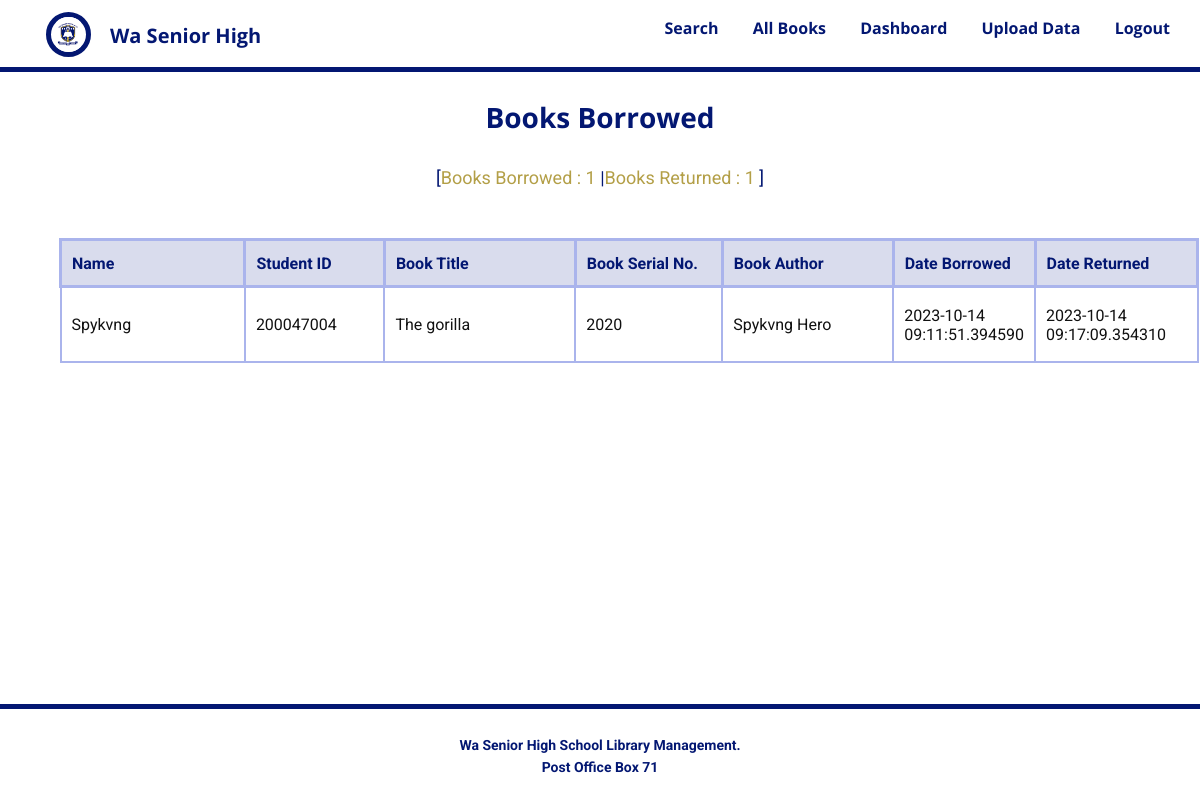
The page /books-borrowed (signed in) on the database as committed earlier.
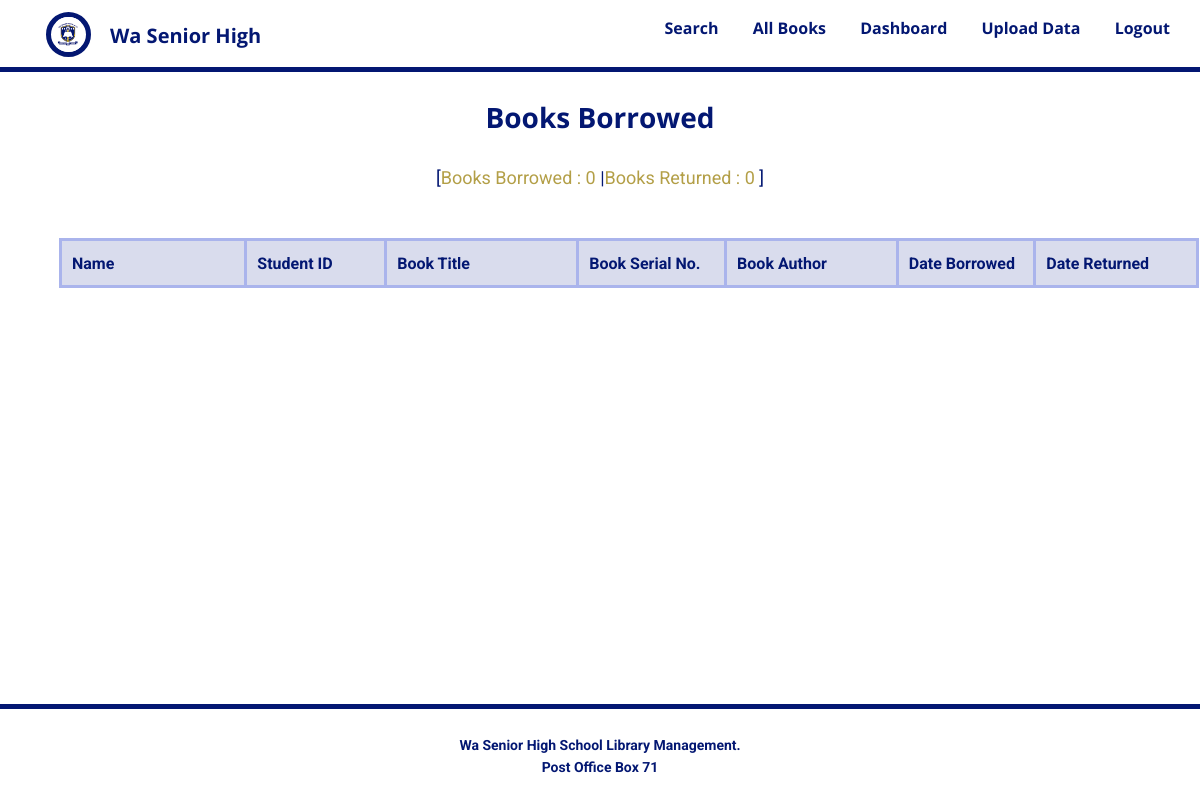
The same page on the database as committed later.
### database.py (models this page shows, shortened)
class Borrow(db.Model):
    id = db.Column(db.Integer, primary_key=True)
    title = db.Column(db.String(60), unique=False, nullable=False)
    serial_no = db.Column(db.String(60), unique=False, nullable=False)
    status = db.Column(db.String(60), unique=False, nullable=False)
    author = db.Column(db.String(60), unique=True, nullable=False)
    publisher = db.Column(db.String(60), unique=False, nullable=False)
    borrowed_by = db.Column(db.String(60), unique=False, nullable=False)
    student_name = db.Column(db.String(60), unique=False, nullable=False)
    borrowed_date = db.Column(db.String(20), unique=False, nullable=False, default=datetime.utcnow())
    returned_date = db.Column(db.DateTime, unique=False, nullable=True)

### routes.py (the view)
@app.route('/books-borrowed', methods=['GET', 'POST'])
@login_required
def books_borrowed():
    books = Borrow.query.all()
    total_borrowed_books = Borrow.query.count()
    total_returned_books = Borrow.query.filter_by(status='Returned').count()
    return render_template('Books-borrowed.html', title='Books Borrowed', books=books, total_borrowed_books=total_borrowed_books, total_returned_books=total_returned_books)

### routes.py (called while the page is built)
@login_manager.user_loader
def load_user(user_id):
    return Admin.query.get(int(user_id))

### templates/Books-borrowed.html
{% extends 'Base.html' %} {% block head %}
<link
  href="{{ url_for('static', filename='Tables.css') }}"
  media="screen"
  rel="stylesheet"
/>
{% endblock %} {% block content %}
<section class="u-clearfix u-section-1" id="sec-921f">
    <div class="u-clearfix u-sheet u-sheet-1">
      <h3 class="u-align-center u-text u-text-custom-color-1 u-text-default u-text-1">Books Borrowed</h3>
      <p class="u-align-center u-text u-text-custom-color-3 u-text-default u-text-2">
        <span class="u-text-custom-color-1">[</span> Books Borrowed : {{total_borrowed_books}} <span class="u-text-custom-color-1">|</span> Books Returned : {{total_returned_books}} <span class="u-text-custom-color-1">]</span>
      </p>
      <div class="custom-expanded u-table u-table-responsive u-table-1">
        <table class="u-table-entity">
          <colgroup>
            <col width="16.3%">
            <col width="12.3%">
            <col width="16.9%">
            <col width="13%">
            <col width="15.1%">
            <col width="12.1%">
            <col width="14.299999999999997%">
          </colgroup>
          <thead class="u-custom-color-2 u-table-header u-text-custom-color-1 u-table-header-1">
            <tr style="height: 47px;">
              <th class="u-border-3 u-border-custom-color-5 u-table-cell u-table-cell-1">Name</th>
              <th class="u-border-3 u-border-custom-color-5 u-table-cell u-table-cell-2">Student ID</th>
              <th class="u-border-3 u-border-custom-color-5 u-table-cell u-table-cell-3">Book Title</th>
              <th class="u-border-3 u-border-custom-color-5 u-table-cell u-table-cell-4">Book Serial No.</th>
              <th class="u-border-3 u-border-custom-color-5 u-table-cell u-table-cell-5">Book Author</th>
              <th class="u-border-3 u-border-custom-color-5 u-table-cell u-table-cell-6">Date Borrowed</th>
              <th class="u-border-3 u-border-custom-color-5 u-table-cell u-table-cell-7">Date Returned</th>
            </tr>
          </thead>
          <tbody class="u-table-body">
            {% for book in books %}
            <tr style="height: 75px;">
              <td class="u-border-2 u-border-custom-color-5 u-table-cell u-table-cell-8">{{book.student_name}}</td>
              <td class="u-border-2 u-border-custom-color-5 u-table-cell">{{book.borrowed_by}}</td>
              <td class="u-border-2 u-border-custom-color-5 u-table-cell">{{book.title}}</td>
              <td class="u-border-2 u-border-custom-color-5 u-table-cell">{{book.serial_no}}</td>
              <td class="u-border-2 u-border-custom-color-5 u-table-cell">{{book.author}}</td>
              <td class="u-border-2 u-border-custom-color-5 u-table-cell">{{book.borrowed_date}}</td>
              <td class="u-border-2 u-border-custom-color-5 u-table-cell">{{book.returned_date}}<br>
              </td>
            </tr>
            {% endfor %}
          </tbody>
        </table>
      </div>
      <p class="u-align-center u-text u-text-default u-text-3">&nbsp;&nbsp;</p>
    </div>
  </section>
{% endblock %}

### templates/Base.html (shortened to what this page needs)
<html lang="en" style="font-size: 16px">
  <head>
    <link
      href="{{ url_for('static', filename='nicepage.css') }}"
      media="all"
      rel="stylesheet"
    />
    {% block head %}{% endblock %}
    <link
      rel="stylesheet"
      href="https://cdn.jsdelivr.net/npm/bootstrap@5.2.3/dist/css/bootstrap.min.css"
    />
  </head>
  <body class="u-body u-xl-mode" data-lang="en" data-path-to-root="./">
    <header
      class="u-border-5 u-border-custom-color-1 u-border-no-left u-border-no-right u-border-no-top u-clearfix u-header u-header"
      id="sec-ab80"
    >
      <div class="u-clearfix u-sheet u-sheet-1">
        <nav class="u-menu u-menu-dropdown u-offcanvas u-menu-1">
          <div class="u-custom-menu u-nav-container">
            <ul
              class="u-custom-font u-font-open-sans u-nav u-spacing-30 u-unstyled u-nav-1"
            >
              <li class="u-nav-item">
                <a
                  class="u-border-2 u-border-active-palette-1-base u-border-hover-palette-1-base u-border-no-left u-border-no-right u-border-no-top u-button-style u-nav-link u-text-active-custom-color-3 u-text-custom-color-1 u-text-hover-custom-color-2"
                  style="padding: 10px 0px"
                  >Search</a
                >
              </li>
              <li class="u-nav-item">
                <a
                  href="{{url_for('all_books')}}"
                  class="u-border-2 u-border-active-palette-1-base u-border-hover-palette-1-base u-border-no-left u-border-no-right u-border-no-top u-button-style u-nav-link u-text-active-custom-color-3 u-text-custom-color-1 u-text-hover-custom-color-2"
                  style="padding: 10px 0px"
                  >All Books</a
                >
              </li>
              {% if current_user.is_authenticated %}
              <li class="u-nav-item">
                <a
                  class="u-border-2 u-border-active-palette-1-base u-border-hover-palette-1-base u-border-no-left u-border-no-right u-border-no-top u-button-style u-nav-link u-text-active-custom-color-3 u-text-custom-color-1 u-text-hover-custom-color-2"
                  href="{{url_for('dashboard')}}"
                  style="padding: 10px 0px"
                  >Dashboard</a
                >
              </li>
              <li class="u-nav-item">
                <a
                  class="u-border-2 u-border-active-palette-1-base u-border-hover-palette-1-base u-border-no-left u-border-no-right u-border-no-top u-button-style u-nav-link u-text-active-custom-color-3 u-text-custom-color-1 u-text-hover-custom-color-2"
                  style="padding: 10px 0px"
                  >Upload Data</a
                >
              </li>
              <li class="u-nav-item">
                <a
                  class="u-border-2 u-border-active-palette-1-base u-border-hover-palette-1-base u-border-no-left u-border-no-right u-border-no-top u-button-style u-nav-link u-text-active-custom-color-3 u-text-custom-color-1 u-text-hover-custom-color-2"
                  href="{{url_for('logout')}}"
                  style="padding: 10px 0px"
                  >Logout</a
                >
              </li>
              {% endif %}
            </ul>
          </div>
        </nav>
        <img
          alt=""
          class="u-border-5 u-border-custom-color-1 u-image u-image-circle u-image-contain u-image-1"
          data-href="Home.html"
          data-image-height="267"
          data-image-width="189"
          src="{{ url_for('static', filename='images/images.png') }}"
        />
        <h5
          class="u-custom-font u-font-open-sans u-text u-text-custom-color-1 u-text-default u-text-1"
        >
          <a
            class="u-active-none u-border-none u-btn u-button-link u-button-style u-hover-none u-none u-text-custom-color-1 u-btn-1"
            href="{{url_for('login_student')}}"
            >Wa Senior High</a
          >
        </h5>
      </div>
    </header>
    {% block content %} {% endblock %}
    <footer
      class="u-align-center u-border-5 u-border-custom-color-1 u-border-no-bottom u-border-no-left u-border-no-right u-clearfix u-custom-color-4 u-footer u-footer"
      id="sec-cfa5"
    >
      <div class="u-clearfix u-sheet u-valign-middle u-sheet-1">
        <p
          class="u-small-text u-text u-text-custom-color-1 u-text-variant u-text-1"
        >
          Wa Senior High School Library Management.<br />Post Office Box 71
        </p>
      </div>
    </footer>
  </body>
</html>

### static/Tables.css (style rules this page uses)
.u-section-1 .u-sheet-1 { min-height: 632px; }
.u-section-1 .u-text-1 { font-weight: 700; width: 295px; margin: 29px auto 0; }
.u-section-1 .u-text-2 { margin: 29px auto 0; }
.u-section-1 .u-table-1 { width: 1140px; margin: 46px -29px 0 auto; }
.u-section-1 .u-table-header-1 { font-weight: 700; background-image: none; }
.u-section-1 .u-table-cell-1 { border-style: solid; }
.u-section-1 .u-table-cell-2 { border-style: solid; }
.u-section-1 .u-table-cell-3 { border-style: solid; }
.u-section-1 .u-table-cell-4 { border-style: solid; }
.u-section-1 .u-table-cell-5 { border-style: solid; }
.u-section-1 .u-table-cell-6 { border-style: solid; }
.u-section-1 .u-table-cell-7 { border-style: solid; }
.u-section-1 .u-text-3 { margin: 29px auto 60px; }

Rows that differ between the two databases and show on the page:
removed Borrow: student_name "Spykvng", borrowed_by "200047004", title "The gorilla", serial_no "2020", author "Spykvng Hero", borrowed_date "2023-10-14 09:11:51.394590", returned_date "2023-10-14 09:17:09.354310"
Other text that changed with them:
{{ total_borrowed_books }}: "1" → "0"
{{ total_returned_books }}: "1" → "0"
